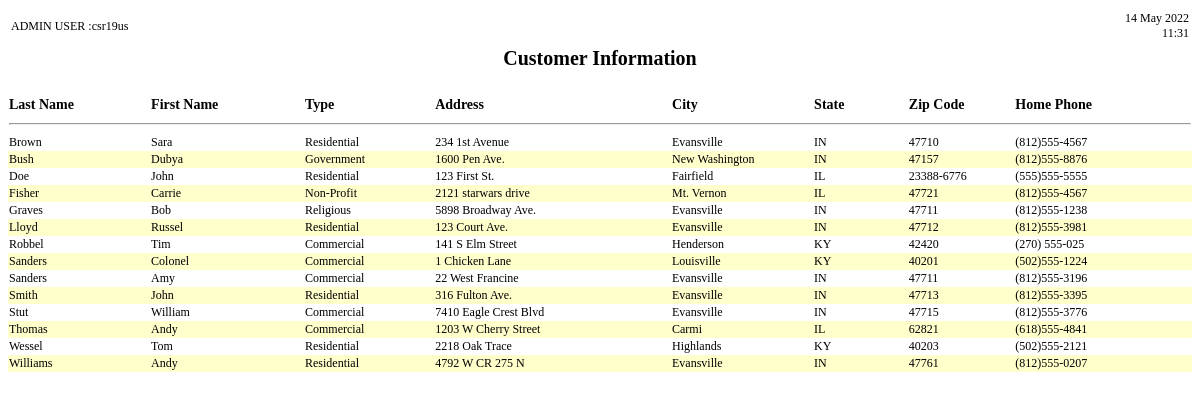
The app's page /site/adminroot/php/report_all_customer.php (signed in) with its own data.
### tables this page shows
CREATE TABLE `customer` (
  `cust_id` mediumint(8) UNSIGNED NOT NULL AUTO_INCREMENT,
  `ctype_id` tinyint(3) UNSIGNED DEFAULT '0',
  `cust_lname` varchar(32) DEFAULT NULL,
  `cust_fname` varchar(32) DEFAULT NULL,
  `cust_minitial` char(1) DEFAULT NULL,
  `cust_suffix` varchar(32) DEFAULT NULL,
  `cust_address1` varchar(64) DEFAULT NULL,
  `cust_address2` varchar(64) DEFAULT NULL,
  `cust_city` varchar(32) DEFAULT NULL,
  `cust_state` char(2) DEFAULT NULL,
  `cust_zip` varchar(10) DEFAULT NULL,
  `cust_wphone` varchar(14) DEFAULT NULL,
  `cust_hphone` varchar(14) DEFAULT NULL,
  `cust_mphone` varchar(14) DEFAULT NULL,
  `paym_id` tinyint(3) UNSIGNED DEFAULT '0',
  `cust_tax_id` varchar(32) DEFAULT NULL,
  `cust_lastupd` timestamp NOT NULL DEFAULT CURRENT_TIMESTAMP ON UPDATE CURRENT_TIMESTAMP,
  `admin_id` mediumint(8) UNSIGNED DEFAULT '0',
  `cust_created` datetime DEFAULT NULL,
  PRIMARY KEY (`cust_id`),
  KEY `customer_ctype` TYPE BTREE (`ctype_id`),
  KEY `customer_paym` TYPE BTREE (`paym_id`),
  KEY `customer_admin` TYPE BTREE (`admin_id`),
  CONSTRAINT `FK_customer_1` FOREIGN KEY (`ctype_id`) REFERENCES `customer_type` (`ctype_id`) ON DELETE
  SET
    NULL ON UPDATE CASCADE,
    CONSTRAINT `FK_customer_2` FOREIGN KEY (`paym_id`) REFERENCES `pay_method` (`paym_id`) ON DELETE
  SET
    NULL ON UPDATE CASCADE,
    CONSTRAINT `FK_customer_3` FOREIGN KEY (`admin_id`) REFERENCES `admin_user` (`admin_user_id`) ON DELETE
  SET
    NULL ON UPDATE CASCADE
);

CREATE TABLE `customer_type` (
  `ctype_id` tinyint(3) UNSIGNED NOT NULL AUTO_INCREMENT,
  `ctype_type` varchar(32) DEFAULT NULL,
  `ctype_desc` varchar(128) DEFAULT NULL,
  `ctype_lastupd` timestamp NOT NULL DEFAULT CURRENT_TIMESTAMP ON UPDATE CURRENT_TIMESTAMP,
  `ctype_created` datetime DEFAULT NULL,
  PRIMARY KEY (`ctype_id`)
);

### site/adminroot/php/fns_database.php (called while the page is built, shortened)
<?php
function dbconnect_newmethod() {
	$db = mysqli_connect('localhost','zmen_webuser','password','zmendev');
	return $db;
}
?>

### site/adminroot/php/report_all_customer.php (the view, shortened to what this page needs)
<?php
require_once 'fns_database.php';
$admin_user = $_SESSION['admin_user'];
$result = dbconnect_newmethod()->query("SELECT *
																					FROM customer, customer_type
																					WHERE customer.ctype_id = customer_type.ctype_id
																					ORDER BY customer.cust_lname ASC");
$num_results = $result->num_rows;
?>
<!DOCTYPE HTML PUBLIC "-//W3C//DTD HTML 4.01 Transitional//EN"
"http://www.w3.org/TR/html4/loose.dtd">
<html>
<head>
</head>
<body>
<table width="100%" border="0" bgcolor="#FFFFFF" class="page_head">
  <tr>
    <td width="50%" height="23" align="left">ADMIN USER :<?php echo $admin_user; ?></td>
    <td width="50%" align="right"><?php print date("d M Y") ?><br /><?php print date("g:i") ?></td>
  </tr>
</table>
<table width="100%" border="0">
  <tr>
  	<td align="center" class="rpt_name">Customer Information<br /><br /></td>
  </tr>
</table>
<div align="center">
  <table width="100%"  border="0" cellpadding="1" cellspacing="0">
		<tr class="col_head">
      <td width="12%">Last Name</td>
      <td width="13%">First Name</td>
      <td width="11%">Type</td>
      <td width="20%">Address</td>
      <td width="12%">City</td>
      <td width="8%">State</td>
      <td width="9%">Zip Code</td>
      <td width="15%">Home Phone</td>
    </tr>
		<tr>
			<td colspan="8"><hr /></td>
		</tr>
		<?php
		for ($i=0; $i<$num_results; $i++) {
			$row = $result->fetch_assoc();
			if ($i % 2)	{
	 			echo '<tr bgcolor="#FFFFCC" class="table_content">';
			}
			else {
	 			echo '<tr class="table_content">';
			}
    	echo '<td nowrap valign="top">' .$row['cust_lname']. '</td>';
	  	echo '<td nowrap valign="top">' .$row['cust_fname']. '</td>';
	  	echo '<td nowrap valign="top">' .$row['ctype_type']. '</td>';
	  	echo '<td nowrap valign="top">' .$row['cust_address1']. '<br />' .$row['cust_address2']. '</td>';
	  	echo '<td nowrap valign="top">' .$row['cust_city']. '</td>';
	  	echo '<td nowrap valign="top">' .$row['cust_state']. '</td>';
	  	echo '<td nowrap valign="top">' .$row['cust_zip']. '</td>';
	  	echo '<td nowrap valign="top">' .$row['cust_hphone']. '</td>';
   		echo ' </tr>';
			}
			?>
  </table>
</div>
</body>
</html>

### site/adminroot/css/reports.css (style rules this page uses)
.col_head { font-size: 14px; font-weight:bold }
.page_head { font-size: 12px }
.rpt_name { font-size: 20px; font-weight:bold }
.table_content { font-size: 12px }

### records on screen
customer: cust_lname "Brown", cust_fname "Sara", ctype.ctype_type "Residential", cust_address1 "234 1st Avenue", cust_city "Evansville", cust_state "IN", cust_zip "47710", cust_hphone "(812)555-4567"
customer: cust_lname "Bush", cust_fname "Dubya", ctype.ctype_type "Government", cust_address1 "1600 Pen Ave.", cust_city "New Washington", cust_state "IN", cust_zip "47157", cust_hphone "(812)555-8876"
customer: cust_lname "Doe", cust_fname "John", ctype.ctype_type "Residential", cust_address1 "123 First St.", cust_city "Fairfield", cust_state "IL", cust_zip "23388-6776", cust_hphone "(555)555-5555"
customer: cust_lname "Fisher", cust_fname "Carrie", ctype.ctype_type "Non-Profit", cust_address1 "2121 starwars drive", cust_city "Mt. Vernon", cust_state "IL", cust_zip "47721", cust_hphone "(812)555-4567"
customer: cust_lname "Graves", cust_fname "Bob", ctype.ctype_type "Religious", cust_address1 "5898 Broadway Ave.", cust_city "Evansville", cust_state "IN", cust_zip "47711", cust_hphone "(812)555-1238"
customer: cust_lname "Lloyd", cust_fname "Russel", ctype.ctype_type "Residential", cust_address1 "123 Court Ave.", cust_city "Evansville", cust_state "IN", cust_zip "47712", cust_hphone "(812)555-3981"
customer: cust_lname "Robbel", cust_fname "Tim", ctype.ctype_type "Commercial", cust_address1 "141 S Elm Street", cust_city "Henderson", cust_state "KY", cust_zip "42420", cust_hphone "(270) 555-025"
customer: cust_lname "Sanders", cust_fname "Colonel", ctype.ctype_type "Commercial", cust_address1 "1 Chicken Lane", cust_city "Louisville", cust_state "KY", cust_zip "40201", cust_hphone "(502)555-1224"
customer: cust_lname "Sanders", cust_fname "Amy", ctype.ctype_type "Commercial", cust_address1 "22 West Francine", cust_city "Evansville", cust_state "IN", cust_zip "47711", cust_hphone "(812)555-3196"
customer: cust_lname "Smith", cust_fname "John", ctype.ctype_type "Residential", cust_address1 "316 Fulton Ave.", cust_city "Evansville", cust_state "IN", cust_zip "47713", cust_hphone "(812)555-3395"
customer: cust_lname "Stut", cust_fname "William", ctype.ctype_type "Commercial", cust_address1 "7410 Eagle Crest Blvd", cust_city "Evansville", cust_state "IN", cust_zip "47715", cust_hphone "(812)555-3776"
customer: cust_lname "Thomas", cust_fname "Andy", ctype.ctype_type "Commercial", cust_address1 "1203 W Cherry Street", cust_city "Carmi", cust_state "IL", cust_zip "62821", cust_hphone "(618)555-4841"
customer: cust_lname "Wessel", cust_fname "Tom", ctype.ctype_type "Residential", cust_address1 "2218 Oak Trace", cust_city "Highlands", cust_state "KY", cust_zip "40203", cust_hphone "(502)555-2121"
customer: cust_lname "Williams", cust_fname "Andy", ctype.ctype_type "Residential", cust_address1 "4792 W CR 275 N", cust_city "Evansville", cust_state "IN", cust_zip "47761", cust_hphone "(812)555-0207"

### other values on screen
$admin_user "csr19us"
